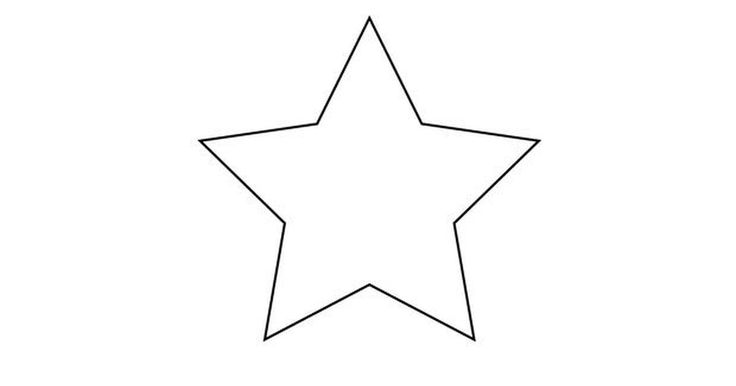
#> input picture imagens/star.png, 736 x 386 px
$ python testar_pipeline.py
#> lines starting #> are read from the running program, lines starting #| are printed output that depends on the picture; after the words box and inside, x2 and y2 are one past the last pixel; in counts of white or black regions, pixels touching at a corner belong together
### pipeline_visao/processamento.py
import cv2
import numpy as np

def carregar_imagem(caminho_imagem):
#> called with caminho_imagem = 'imagens/star.png'
    img = cv2.imread(caminho_imagem)
#> img is the input picture: shape (386, 736, 3); min 0, max 255, mean 252.3
    if img is None:
        raise ValueError(f"Imagem não encontrada em: {caminho_imagem}")
    return img

def converter_escala_cinza(imagem_bgr):
    B, G, R = imagem_bgr[:, :, 0], imagem_bgr[:, :, 1], imagem_bgr[:, :, 2]
    # Fórmula da luminância
    return (0.299 * R + 0.587 * G + 0.114 * B).astype(np.uint8)

def convolucao_2d(imagem, kernel):
    alt_i, larg_i = imagem.shape
#> alt_i = 386; larg_i = 736
    alt_k, larg_k = kernel.shape
    pad_alt, pad_larg = alt_k // 2, larg_k // 2

    # Preenchimento com zeros para manter o tamanho
    img_pad = np.pad(imagem, ((pad_alt, pad_alt), (pad_larg, pad_larg)), mode='reflect')
    resultado = np.zeros_like(imagem, dtype=np.float32)

    for i in range(alt_i):
        for j in range(larg_i):
            regiao = img_pad[i:i+alt_k, j:j+larg_k]
            resultado[i, j] = np.sum(regiao * kernel)

    return resultado

def aplicar_blur_gaussiano(imagem_cinza):
    kernel = np.array([
        [1, 2, 1],
        [2, 4, 2],
        [1, 2, 1]
    ]) / 16.0
    return convolucao_2d(imagem_cinza, kernel)

### pipeline_visao/detector_bordas.py
import numpy as np
from .processamento import convolucao_2d

def detectar_bordas_sobel(imagem_suavizada):
    sobel_x = np.array([[-1, 0, 1], [-2, 0, 2], [-1, 0, 1]])
    sobel_y = np.array([[-1, -2, -1], [ 0,  0,  0], [ 1,  2,  1]])

    grad_x = convolucao_2d(imagem_suavizada, sobel_x)
#> after the loop in convolucao_2d (call 2), `for i in range(alt_i):`:
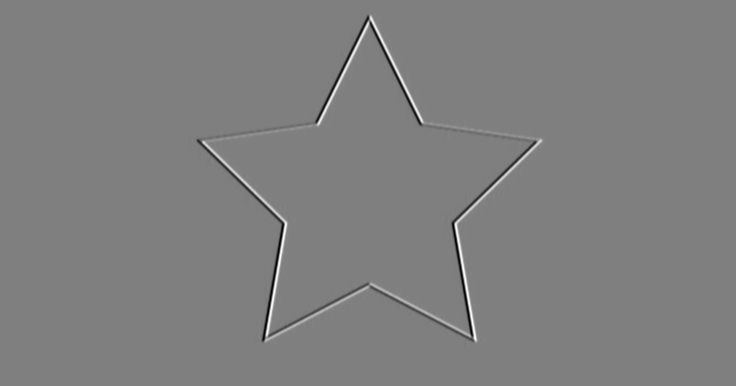
#> resultado: shape (386, 736) float32; min -712.2, max 710.9, mean 0; drawn with min black and max white
    grad_y = convolucao_2d(imagem_suavizada, sobel_y)
#> after the loop in convolucao_2d (call 3), `for i in range(alt_i):`:
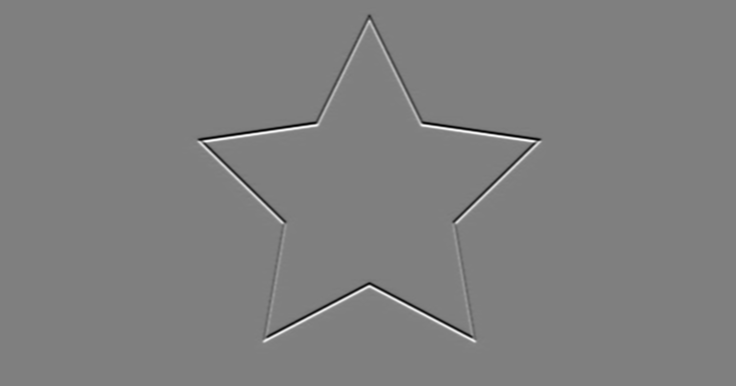
#> resultado: shape (386, 736) float32; min -720.7, max 715.3, mean 0; drawn with min black and max white

    magnitude = np.sqrt(grad_x**2 + grad_y**2)
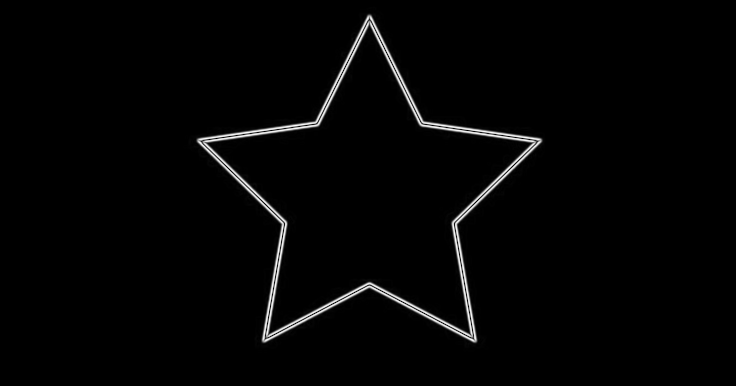
#> magnitude: shape (386, 736) float32; min 0, max 724.2, mean 12.6; drawn with min black and max white
    magnitude = (magnitude / magnitude.max()) * 255
    return magnitude.astype(np.uint8)

def binarizar_bordas(imagem_bordas, limiar=100):
    # Tudo que for maior que o limiar vira borda (255)
#> called with limiar = 100
    return np.where(imagem_bordas > limiar, 255, 0).astype(np.uint8)
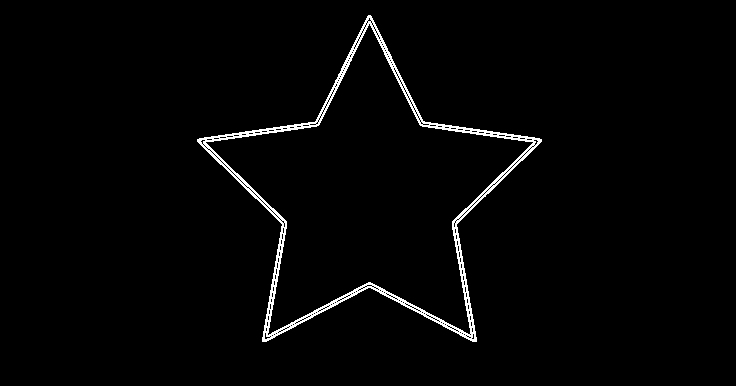
#> returned value: shape (386, 736); 1.9% white in thin lines or dots, all inside (x1, y1, x2, y2) = (197, 15, 542, 342)

### pipeline_visao/mapeamento.py
import numpy as np

def extrair_coordenadas(imagem_binaria, escala_max=10.0):
    # Encontra os índices dos pixels brancos (borda)
    # np.where retorna (linhas, colunas) = (Y, X)
#> called with escala_max = 10
    pontos_y, pontos_x = np.where(imagem_binaria == 255)
#> pontos_y = 5505 values from 15 to 341; pontos_x = 5505 values, max 541 at index 2137, min 197 at index 2086, mean 368.8

    if len(pontos_x) == 0:
        return []

    # O Turtlesim tem origem (0,0) no canto inferior esquerdo.
    # As imagens têm origem no canto superior esquerdo. Invertemos o Y.
    alt, larg = imagem_binaria.shape
#> alt = 386; larg = 736
    pontos_y = alt - pontos_y
#> pontos_y = 5505 values, max 371 at index 0, min 45 at index 5495, mean 190.6

    # Normaliza para a escala do Turtlesim (0 a 11, mas usamos 10 pra dar margem)
    pontos_x = (pontos_x / larg) * escala_max + 0.5
#> pontos_x = 5505 values, max 7.85 at index 2137, min 3.18 at index 2086, mean 5.51
    pontos_y = (pontos_y / alt) * escala_max + 0.5
#> pontos_y = 5505 values, max 10.11 at index 0, min 1.67 at index 5495, mean 5.44

    coordenadas = list(zip(pontos_x, pontos_y))
#> coordenadas = 5505 pairs, first value 3.18 to 7.85, second value 1.67 to 10.11

    # Subamostragem: Pega 1 ponto a cada 3 para a tartaruga não demorar horas!
    coordenadas = coordenadas[::3]
#> coordenadas = 1835 pairs, first value 3.19 to 7.84, second value 1.67 to 10.11

    # Rastreio de Contorno (Vizinho Mais Próximo)
    caminho_ordenado = [coordenadas.pop(0)]
#> caminho_ordenado = [(5.5, 10.11)]
    while coordenadas:
        ultimo = caminho_ordenado[-1]
        # Distância Euclidiana para todos os pontos restantes
        distancias = [((p[0]-ultimo[0])**2 + (p[1]-ultimo[1])**2) for p in coordenadas]
        idx_mais_proximo = np.argmin(distancias)
        caminho_ordenado.append(coordenadas.pop(idx_mais_proximo))
#> this loop made 1834 passes
#> (ultimo, idx_mais_proximo) on passes 1 to 3: ((5.5, 10.11), 0), ((5.49, 10.09), 1), ((5.5, 10.06), 2)
#> after the loop, caminho_ordenado has the same summary as coordenadas; coordenadas = []

    return caminho_ordenado

### testar_pipeline.py
import sys
import numpy as np
import matplotlib.pyplot as plt
sys.path.insert(0, '.')

from pipeline_visao.processamento import carregar_imagem, converter_escala_cinza, aplicar_blur_gaussiano
from pipeline_visao.detector_bordas import detectar_bordas_sobel, binarizar_bordas
from pipeline_visao.mapeamento import extrair_coordenadas

imagem = sys.argv[1] if len(sys.argv) > 1 else 'imagens/star.png'
print(f"Processando: {imagem}")

img    = carregar_imagem(imagem)
cinza  = converter_escala_cinza(img)
blur   = aplicar_blur_gaussiano(cinza)
bordas = detectar_bordas_sobel(blur)
bin_   = binarizar_bordas(bordas, 100)
pontos = extrair_coordenadas(bin_)
#> pontos = 1835 pairs, first value 3.19 to 7.84, second value 1.67 to 10.11

print(f"{len(pontos)} pontos prontos para o Turtlesim.")
#| 1835 pontos prontos para o Turtlesim.

xs, ys = zip(*pontos)
#> xs = 1835 values, max 7.84 at index 1827, min 3.19 at index 557, mean 5.52; ys = 1835 values, max 10.11 at index 0, min 1.67 at index 1131, mean 5.44

fig, axes = plt.subplots(2, 3, figsize=(14, 8))
fig.suptitle(f"Pipeline — {imagem}", fontsize=13)

# BGR -> RGB só para exibição
axes[0, 0].imshow(img[:, :, ::-1])
axes[0, 0].set_title("Original")

axes[0, 1].imshow(cinza, cmap="gray")
axes[0, 1].set_title("Escala de cinza")

axes[0, 2].imshow(blur, cmap="gray")
axes[0, 2].set_title("Blur gaussiano")

axes[1, 0].imshow(bordas, cmap="gray")
axes[1, 0].set_title("Bordas Sobel")

axes[1, 1].imshow(bin_, cmap="gray")
axes[1, 1].set_title(f"Binarização (limiar=100)")

axes[1, 2].scatter(xs, ys, s=0.5, c=range(len(xs)), cmap="plasma")
axes[1, 2].set_title(f"Caminho ({len(pontos)} pts)")
axes[1, 2].set_xlim(0, 11)
axes[1, 2].set_ylim(0, 11)
axes[1, 2].set_aspect("equal")

for ax in axes.flat:
    ax.axis("off")
axes[1, 2].axis("on")

plt.tight_layout()
plt.show()
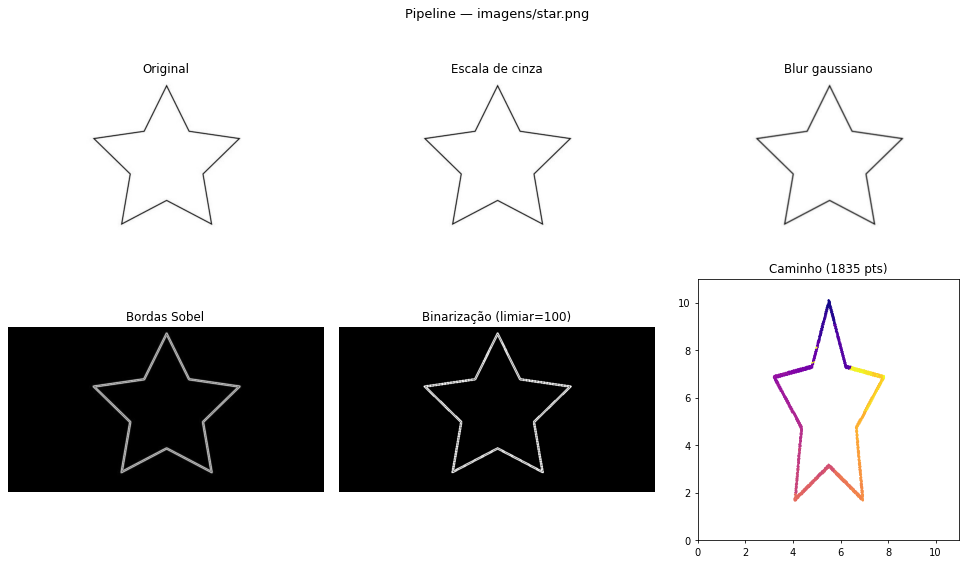
#> figure drawn by matplotlib, 6 panels
